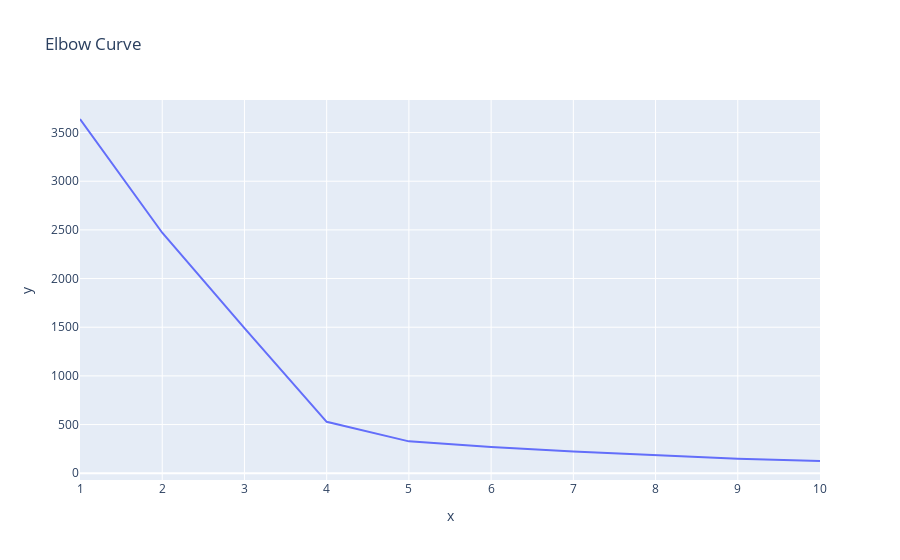

Here is the notebook cell this chart was saved with:
### Markdown cell above
### Deliverable 3: Clustering Crytocurrencies Using K-Means

#### Finding the Best Value for `k` Using the Elbow Curve

### Code cell
# Create an elbow curve to find the best value for K.
inertia = []
k = list(range(1, 11))
for i in k:
   km = KMeans(n_clusters=i, random_state=0)
   km.fit(pc_df)
   inertia.append(km.inertia_)

elbow_data = {"k": k, "inertia": inertia}
df_elbow = pd.DataFrame(elbow_data)

px.line(x=df_elbow['k'],
        y= df_elbow['inertia'], 
        title = "Elbow Curve")

### Figure 1 — Plotly figure (JSON) as saved in the notebook; plotly's stock layout.template omitted (floating-point values rounded to 4 significant figures)
{"data": [{"hovertemplate": "x=%{x}<br>y=%{y}<extra></extra>", "legendgroup": "", "line": {"color": "#636efa", "dash": "solid"}, "marker": {"symbol": "circle"}, "mode": "lines", "name": "", "orientation": "v", "showlegend": false, "type": "scatter", "x": [1, 2, 3, 4, 5, 6, 7, 8, 9, 10], "xaxis": "x", "y": [3639.0, 2471.0, 1491.0, 527.9, 327.3, 269.0, 223.8, 188.9, 149.8, 125.6], "yaxis": "y"}], "layout": {"legend": {"tracegroupgap": 0}, "title": {"text": "Elbow Curve"}, "xaxis": {"anchor": "y", "domain": [0, 1], "title": {"text": "x"}}, "yaxis": {"anchor": "x", "domain": [0, 1], "title": {"text": "y"}}}}
